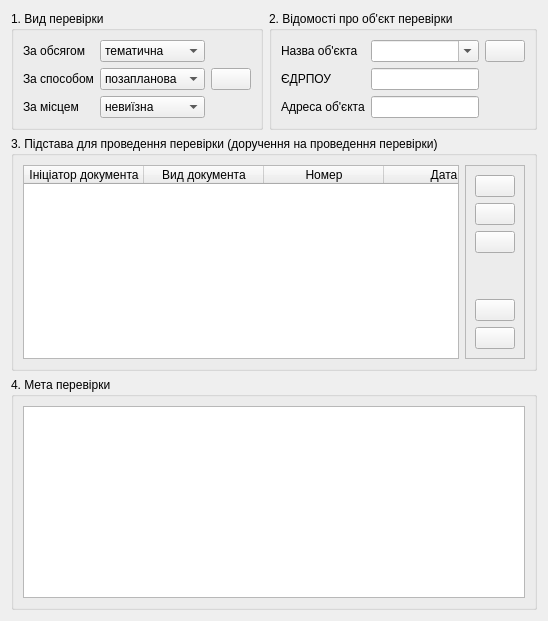
       <widget class="QWidget" name="tabInitiate">
        <attribute name="title">
         <string>Ініціювання</string>
        </attribute>
        <layout class="QGridLayout" name="gridLayout_4">
         <item row="0" column="0">
          <layout class="QGridLayout" name="grdTypeObject">
           <item row="0" column="1">
            <widget class="QGroupBox" name="grpObject">
             <property name="title">
              <string>2. Відомості про об'єкт перевірки</string>
             </property>
             <layout class="QGridLayout" name="gridLayout_9">
              <item row="0" column="0">
               <widget class="QLabel" name="lblObjectName">
                <property name="text">
                 <string>Назва об'єкта</string>
                </property>
               </widget>
              </item>
              <item row="0" column="2">
               <widget class="QPushButton" name="btnObject">
                <property name="toolTip">
                 <string>Редагування інформації про установи/підрозділи</string>
                </property>
                <property name="text">
                 <string/>
                </property>
                <property name="icon">
                 <iconset resource="icons.qrc">
                  <normaloff>:/ico/Icons/finance/014.png</normaloff>:/ico/Icons/finance/014.png</iconset>
                </property>
               </widget>
              </item>
              <item row="1" column="0">
               <widget class="QLabel" name="lblObjectCode">
                <property name="text">
                 <string>ЄДРПОУ</string>
                </property>
               </widget>
              </item>
              <item row="1" column="1">
               <widget class="QLineEdit" name="fldObjectCode">
                <property name="inputMethodHints">
                 <set>Qt::ImhDigitsOnly</set>
                </property>
                <property name="maxLength">
                 <number>10</number>
                </property>
                <property name="readOnly">
                 <bool>false</bool>
                </property>
                <property name="clearButtonEnabled">
                 <bool>false</bool>
                </property>
               </widget>
              </item>
              <item row="2" column="0">
               <widget class="QLabel" name="lblObjectAddress">
                <property name="text">
                 <string>Адреса об'єкта</string>
                </property>
               </widget>
              </item>
              <item row="2" column="1">
               <widget class="QLineEdit" name="fldObjectAddress">
                <property name="readOnly">
                 <bool>false</bool>
                </property>
               </widget>
              </item>
              <item row="0" column="1">
               <widget class="QComboBox" name="comboBoxObjectName">
                <property name="inputMethodHints">
                 <set>Qt::ImhNoTextHandles</set>
                </property>
                <property name="editable">
                 <bool>true</bool>
                </property>
                <property name="currentText">
                 <string/>
                </property>
                <property name="currentIndex">
                 <number>0</number>
                </property>
                <property name="insertPolicy">
                 <enum>QComboBox::InsertAfterCurrent</enum>
                </property>
                <property name="sizeAdjustPolicy">
                 <enum>QComboBox::AdjustToMinimumContentsLength</enum>
                </property>
                <item>
                 <property name="text">
                  <string/>
                 </property>
                </item>
                <item>
                 <property name="text">
                  <string>Державна фіскальна служба України</string>
                 </property>
                </item>
                <item>
                 <property name="text">
                  <string>Департамент організації роботи Служби</string>
                 </property>
                </item>
                <item>
                 <property name="text">
                  <string>Департамент охорони державної таємниці, технічного та криптографічного захисту інформації</string>
                 </property>
                </item>
                <item>
                 <property name="text">
                  <string>Департамент матеріального забезпечення та розвитку інфраструктури</string>
                 </property>
                </item>
                <item>
                 <property name="text">
                  <string>Департамент кадрової політики та роботи з персоналом</string>
                 </property>
                </item>
                <item>
                 <property name="text">
                  <string>Департамент фінансування, бухгалтерського обліку та звітності</string>
                 </property>
                </item>
                <item>
                 <property name="text">
                  <string>Департамент внутрішнього аудиту</string>
                 </property>
                </item>
                <item>
                 <property name="text">
                  <string>Департамент моніторингу доходів та обліково-звітних систем</string>
                 </property>
                </item>
                <item>
                 <property name="text">
                  <string>Департамент обслуговування платників</string>
                 </property>
                </item>
                <item>
                 <property name="text">
                  <string>Департамент інформаційних технологій</string>
                 </property>
                </item>
                <item>
                 <property name="text">
                  <string>Регуляторно-правовий департамент</string>
                 </property>
                </item>
                <item>
                 <property name="text">
                  <string>Департамент адміністративного оскарження та судового супроводження</string>
                 </property>
                </item>
                <item>
                 <property name="text">
                  <string>Департамент податків і зборів з юридичних осіб</string>
                 </property>
                </item>
                <item>
                 <property name="text">
                  <string>Департамент податків і зборів з фізичних осіб</string>
                 </property>
                </item>
                <item>
                 <property name="text">
                  <string>Департамент аудиту</string>
                 </property>
                </item>
                <item>
                 <property name="text">
                  <string>Департамент методологічної та нормотворчої роботи</string>
                 </property>
                </item>
                <item>
                 <property name="text">
                  <string>Департамент боротьби з відмиванням доходів, одержаних злочинним шляхом</string>
                 </property>
                </item>
                <item>
                 <property name="text">
                  <string>Департамент погашення боргу</string>
                 </property>
                </item>
                <item>
                 <property name="text">
                  <string>Департамент організації митного контролю та оформлення</string>
                 </property>
                </item>
                <item>
                 <property name="text">
                  <string>Департамент адміністрування митних платежів та митно-тарифного регулювання</string>
                 </property>
                </item>
                <item>
                 <property name="text">
                  <string>Департамент організації протидії митним правопорушенням та міжнародної взаємодії</string>
                 </property>
                </item>
                <item>
                 <property name="text">
                  <string>Головне оперативне управління</string>
                 </property>
                </item>
                <item>
                 <property name="text">
                  <string>Головне управління внутрішньої безпеки</string>
                 </property>
                </item>
                <item>
                 <property name="text">
                  <string>Головне слідче управління фінансових розслідувань</string>
                 </property>
                </item>
                <item>
                 <property name="text">
                  <string>Департамент таргетингу та управління митними ризиками</string>
                 </property>
                </item>
                <item>
                 <property name="text">
                  <string>Департамент з питань запобігання та виявлення корупції</string>
                 </property>
                </item>
                <item>
                 <property name="text">
                  <string>Департамент стратегічного розвитку та міжнародного співробітництва</string>
                 </property>
                </item>
                <item>
                 <property name="text">
                  <string>Департамент комунікацій</string>
                 </property>
                </item>
                <item>
                 <property name="text">
                  <string>Управління закупівель</string>
                 </property>
                </item>
                <item>
                 <property name="text">
                  <string>Вінницька митниця ДФС</string>
                 </property>
                </item>
                <item>
                 <property name="text">
                  <string>Волинська митниця ДФС</string>
                 </property>
                </item>
                <item>
                 <property name="text">
                  <string>Дніпропетровська митниця ДФС</string>
                 </property>
                </item>
                <item>
                 <property name="text">
                  <string>Донецька митниця ДФС</string>
                 </property>
                </item>
                <item>
                 <property name="text">
                  <string>Енергетична митниця ДФС</string>
                 </property>
                </item>
                <item>
                 <property name="text">
                  <string>Житомирська митниця ДФС</string>
                 </property>
                </item>
                <item>
                 <property name="text">
                  <string>Закарпатська митниця ДФС</string>
                 </property>
                </item>
                <item>
                 <property name="text">
                  <string>Запорізька митниця ДФС</string>
                 </property>
                </item>
                <item>
                 <property name="text">
                  <string>Івано-Франківська митниця ДФС</string>
                 </property>
                </item>
                <item>
                 <property name="text">
                  <string>Київська митниця ДФС</string>
                 </property>
                </item>
                <item>
                 <property name="text">
                  <string>Київська міська митниця ДФС</string>
                 </property>
                </item>
                <item>
                 <property name="text">
                  <string>Кіровоградська митниця ДФС</string>
                 </property>
                </item>
                <item>
                 <property name="text">
                  <string>Луганська митниця ДФС</string>
                 </property>
                </item>
                <item>
                 <property name="text">
                  <string>Львівська митниця ДФС</string>
                 </property>
                </item>
                <item>
                 <property name="text">
                  <string>Миколаївська митниця ДФС</string>
                 </property>
                </item>
                <item>
                 <property name="text">
                  <string>Одеська митниця ДФС</string>
                 </property>
                </item>
                <item>
                 <property name="text">
                  <string>Полтавська митниця ДФС</string>
                 </property>
                </item>
                <item>
                 <property name="text">
                  <string>Рівненська митниця ДФС</string>
                 </property>
                </item>
                <item>
                 <property name="text">
                  <string>Сумська митниця ДФС</string>
                 </property>
                </item>
                <item>
                 <property name="text">
                  <string>Тернопільська митниця ДФС</string>
                 </property>
                </item>
                <item>
                 <property name="text">
                  <string>Харківська митниця ДФС</string>
                 </property>
                </item>
                <item>
                 <property name="text">
                  <string>Митниця ДФС у Херсонській області, Автономній Республіці Крим та м. Севастополі</string>
                 </property>
                </item>
                <item>
                 <property name="text">
                  <string>Хмельницька митниця ДФС</string>
                 </property>
                </item>
                <item>
                 <property name="text">
                  <string>Черкаська митниця ДФС</string>
                 </property>
                </item>
                <item>
                 <property name="text">
                  <string>Чернівецька митниця ДФС</string>
                 </property>
                </item>
                <item>
                 <property name="text">
                  <string>Чернігівська митниця ДФС</string>
                 </property>
                </item>
               </widget>
              </item>
             </layout>
            </widget>
           </item>
           <item row="0" column="0">
            <widget class="QGroupBox" name="grpType">
             <property name="title">
              <string>1. Вид перевірки</string>
             </property>
             <layout class="QGridLayout" name="gridLayout_7">
              <item row="0" column="0">
               <widget class="QLabel" name="lblType1">
                <property name="text">
                 <string>За обсягом</string>
                </property>
               </widget>
              </item>
              <item row="0" column="1">
               <widget class="QComboBox" name="cmbType1">
                <property name="currentText">
                 <string>тематична</string>
                </property>
                <item>
                 <property name="text">
                  <string>тематична</string>
                 </property>
                </item>
                <item>
                 <property name="text">
                  <string>комплексна</string>
                 </property>
                </item>
               </widget>
              </item>
              <item row="1" column="0">
               <widget class="QLabel" name="lblType2">
                <property name="text">
                 <string>За способом</string>
                </property>
               </widget>
              </item>
              <item row="1" column="1">
               <widget class="QComboBox" name="cmbType2">
                <item>
                 <property name="text">
                  <string>позапланова</string>
                 </property>
                </item>
                <item>
                 <property name="text">
                  <string>планова</string>
                 </property>
                </item>
                <item>
                 <property name="text">
                  <string>участь</string>
                 </property>
                </item>
               </widget>
              </item>
              <item row="2" column="0">
               <widget class="QLabel" name="lblType3">
                <property name="text">
                 <string>За місцем</string>
                </property>
               </widget>
              </item>
              <item row="2" column="1">
               <widget class="QComboBox" name="cmbType3">
                <item>
                 <property name="text">
                  <string>невиїзна</string>
                 </property>
                </item>
                <item>
                 <property name="text">
                  <string>виїзна</string>
                 </property>
                </item>
               </widget>
              </item>
              <item row="1" column="2">
               <widget class="QPushButton" name="btnPlan">
                <property name="sizePolicy">
                 <sizepolicy hsizetype="Fixed" vsizetype="Fixed">
                  <horstretch>0</horstretch>
                  <verstretch>0</verstretch>
                 </sizepolicy>
                </property>
                <property name="text">
                 <string/>
                </property>
                <property name="icon">
                 <iconset resource="icons.qrc">
                  <normaloff>:/ico/Icons/education/025.png</normaloff>:/ico/Icons/education/025.png</iconset>
                </property>
               </widget>
              </item>
             </layout>
            </widget>
           </item>
          </layout>
         </item>
         <item row="1" column="0">
          <layout class="QGridLayout" name="grdBasis">
           <item row="0" column="0">
            <widget class="QGroupBox" name="grpBasis">
             <property name="title">
              <string>3. Підстава для проведення перевірки (доручення на проведення перевірки)</string>
             </property>
             <layout class="QGridLayout" name="gridLayout_11">
              <item row="1" column="1">
               <widget class="QFrame" name="frameBasisControl">
                <property name="frameShape">
                 <enum>QFrame::StyledPanel</enum>
                </property>
                <property name="frameShadow">
                 <enum>QFrame::Raised</enum>
                </property>
                <layout class="QGridLayout" name="gridLayout_5">
                 <item row="1" column="0">
                  <widget class="QPushButton" name="btnBasisView">
                   <property name="text">
                    <string/>
                   </property>
                   <property name="icon">
                    <iconset resource="icons.qrc">
                     <normaloff>:/ico/Icons/basic/064.png</normaloff>:/ico/Icons/basic/064.png</iconset>
                   </property>
                  </widget>
                 </item>
                 <item row="0" column="0">
                  <widget class="QPushButton" name="btnBasisAdd">
                   <property name="accessibleDescription">
                    <string/>
                   </property>
                   <property name="text">
                    <string/>
                   </property>
                   <property name="icon">
                    <iconset resource="icons.qrc">
                     <normaloff>:/ico/Icons/basic/058.png</normaloff>:/ico/Icons/basic/058.png</iconset>
                   </property>
                  </widget>
                 </item>
                 <item row="4" column="0">
                  <widget class="QPushButton" name="btnBasisDelete">
                   <property name="text">
                    <string/>
                   </property>
                   <property name="icon">
                    <iconset resource="icons.qrc">
                     <normaloff>:/ico/Icons/basic/059.png</normaloff>:/ico/Icons/basic/059.png</iconset>
                   </property>
                  </widget>
                 </item>
                 <item row="5" column="0">
                  <widget class="QPushButton" name="btnBasisDeleteAll">
                   <property name="text">
                    <string/>
                   </property>
                   <property name="icon">
                    <iconset resource="icons.qrc">
                     <normaloff>:/ico/Icons/basic/060.png</normaloff>:/ico/Icons/basic/060.png</iconset>
                   </property>
                  </widget>
                 </item>
                 <item row="2" column="0">
                  <widget class="QPushButton" name="btnBasisEdit">
                   <property name="text">
                    <string/>
                   </property>
                   <property name="icon">
                    <iconset resource="icons.qrc">
                     <normaloff>:/ico/Icons/education/027.png</normaloff>:/ico/Icons/education/027.png</iconset>
                   </property>
                  </widget>
                 </item>
                 <item row="3" column="0">
                  <spacer name="verticalSpacer">
                   <property name="orientation">
                    <enum>Qt::Vertical</enum>
                   </property>
                   <property name="sizeHint" stdset="0">
                    <size>
                     <width>20</width>
                     <height>40</height>
                    </size>
                   </property>
                  </spacer>
                 </item>
                </layout>
               </widget>
              </item>
              <item row="1" column="0">
               <widget class="QTableWidget" name="tblBasis">
                <property name="autoFillBackground">
                 <bool>false</bool>
                </property>
                <property name="midLineWidth">
                 <number>0</number>
                </property>
                <property name="horizontalScrollBarPolicy">
                 <enum>Qt::ScrollBarAlwaysOff</enum>
                </property>
                <property name="alternatingRowColors">
                 <bool>true</bool>
                </property>
                <property name="selectionBehavior">
                 <enum>QAbstractItemView::SelectRows</enum>
                </property>
                <property name="textElideMode">
                 <enum>Qt::ElideRight</enum>
                </property>
                <property name="sortingEnabled">
                 <bool>true</bool>
                </property>
                <property name="cornerButtonEnabled">
                 <bool>false</bool>
                </property>
                <property name="rowCount">
                 <number>0</number>
                </property>
                <attribute name="horizontalHeaderVisible">
                 <bool>true</bool>
                </attribute>
                <attribute name="horizontalHeaderCascadingSectionResizes">
                 <bool>true</bool>
                </attribute>
                <attribute name="horizontalHeaderDefaultSectionSize">
                 <number>120</number>
                </attribute>
                <attribute name="horizontalHeaderHighlightSections">
                 <bool>true</bool>
                </attribute>
                <attribute name="horizontalHeaderMinimumSectionSize">
                 <number>50</number>
                </attribute>
                <attribute name="horizontalHeaderStretchLastSection">
                 <bool>false</bool>
                </attribute>
                <attribute name="verticalHeaderVisible">
                 <bool>false</bool>
                </attribute>
                <attribute name="verticalHeaderCascadingSectionResizes">
                 <bool>true</bool>
                </attribute>
                <column>
                 <property name="text">
                  <string>Ініціатор документа</string>
                 </property>
                 <property name="background">
                  <color>
                   <red>85</red>
                   <green>170</green>
                   <blue>255</blue>
                  </color>
                 </property>
                </column>
                <column>
                 <property name="text">
                  <string>Вид документа</string>
                 </property>
                 <property name="background">
                  <color>
                   <red>85</red>
                   <green>170</green>
                   <blue>255</blue>
                  </color>
                 </property>
                </column>
                <column>
                 <property name="text">
                  <string>Номер</string>
                 </property>
                 <property name="background">
                  <color>
                   <red>85</red>
                   <green>170</green>
                   <blue>255</blue>
                  </color>
                 </property>
                </column>
                <column>
                 <property name="text">
                  <string>Дата</string>
                 </property>
                 <property name="background">
                  <color>
                   <red>85</red>
                   <green>170</green>
                   <blue>255</blue>
                  </color>
                 </property>
                </column>
                <column>
                 <property name="text">
                  <string>Файл</string>
                 </property>
                 <property name="background">
                  <color>
                   <red>85</red>
                   <green>170</green>
                   <blue>255</blue>
                  </color>
                 </property>
                </column>
               </widget>
              </item>
             </layout>
            </widget>
           </item>
          </layout>
         </item>
         <item row="2" column="0">
          <layout class="QGridLayout" name="grdPurpose">
           <item row="0" column="0">
            <widget class="QGroupBox" name="grpPurpose">
             <property name="title">
              <string>4. Мета перевірки</string>
             </property>
             <layout class="QGridLayout" name="gridLayout_12">
              <item row="0" column="0">
               <widget class="QPlainTextEdit" name="fldPurpose"/>
              </item>
             </layout>
            </widget>
           </item>
          </layout>
         </item>
        </layout>
       </widget>
